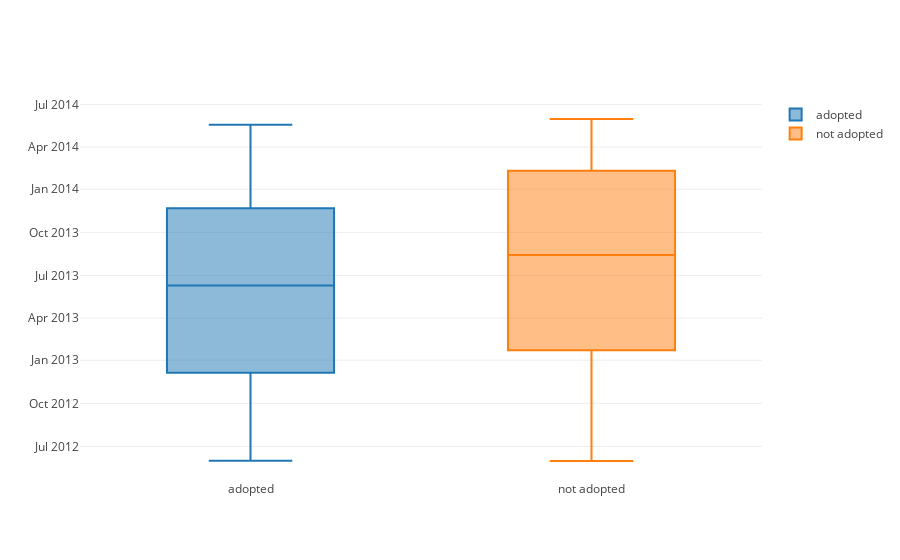

The code cell stored with this chart in its notebook:
### Code cell
data = [go.Box(name='adopted', y=users[users.adopted==1].creation_time),
        go.Box(name='not adopted', y=users[users.adopted==0].creation_time)]

layout = go.Layout()
fig = go.Figure(data, layout)

iplot(fig, filename='overlaid histogram')

### Figure 1 — Plotly figure (JSON) as saved in the notebook; plotly's stock layout.template omitted (floating-point values rounded to 4 significant figures; data arrays with more than 128 entries replaced by an {"elided": "..."} marker saying what was removed)
{"data": [{"name": "adopted", "type": "box", "uid": "b35bb1e2-e4d9-11e9-942d-e442a6f8adc6", "y": {"elided": "1656 str values"}}, {"name": "not adopted", "type": "box", "uid": "b35bb1e3-e4d9-11e9-a5d1-e442a6f8adc6", "y": {"elided": "10344 str values"}}], "layout": {}}
